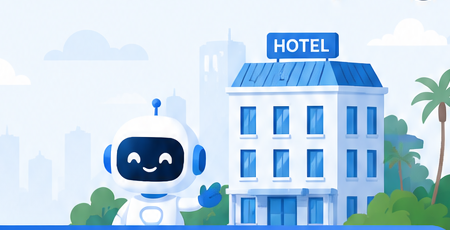
#> input picture frontend/assets/images/hotels/hotel-hero-reference.png, 450 x 230 px
$ python blend_hotel_hero.py
#> lines starting #> are read from the running program, lines starting #| are printed output that depends on the picture
from pathlib import Path
import math

from PIL import Image

src = Path(__file__).resolve().parents[1] / "assets/images/hotels/hotel-hero-reference.png"
dst = Path(__file__).resolve().parents[1] / "assets/images/hotels/hotel-hero-pageblend.png"

PAGE = (234, 242, 252)  # #EAF2FC
im = Image.open(src).convert("RGBA")
w, h = im.size
#> w = 450; h = 230
px = im.load()


def dist(a, b):
    return math.sqrt(sum((a[i] - b[i]) ** 2 for i in range(3)))


# Sample only the outer sky frame — avoid subjects / skyline / clouds.
sky_refs = []
for y in range(0, max(4, h // 16)):
    for x in range(0, w, 4):
        sky_refs.append(px[x, y][:3])
#> after the loop, sky_refs = 1582 items, first 6: (238, 246, 254), (239, 247, 253), (239, 246, 254), (239, 246, 253), (239, 247, 254), (239, 246, 253)
for y in range(0, h // 3, 4):
    for x in range(0, max(4, w // 16)):
        sky_refs.append(px[x, y][:3])
#> after the loop, sky_refs = 2114 items, first 6: (238, 246, 254), (239, 247, 253), (239, 246, 254), (239, 246, 253), (239, 247, 254), (239, 246, 253)
avg_sky = tuple(sum(c[i] for c in sky_refs) // len(sky_refs) for i in range(3))
#> avg_sky = (239, 246, 253)
print("avg sky", avg_sky, "size", w, h)
#| avg sky (239, 246, 253) size 450 230

out = Image.new("RGBA", (w, h))
#> out: PIL image 450x230 RGBA; every value is 0
opx = out.load()

for y in range(h):
    yn = y / (h - 1)
    for x in range(w):
        r, g, b, a = px[x, y]
        rgb = (r, g, b)
        d_sky = dist(rgb, avg_sky)
        lum = (r + g + b) / 3.0
        sat = (max(rgb) - min(rgb)) / (max(rgb) + 1.0)
        xn = x / (w - 1)

        # Preserve clouds (very bright) and skyline silhouettes (slightly darker / bluer).
        is_cloud = lum > 248 and sat < 0.08
        is_skyline = 175 < lum < 225 and b >= g and sat < 0.18 and yn < 0.55

        blend = 0.0

        # Gentle sky remap only for near-identical sky pixels.
        if not is_cloud and not is_skyline and d_sky < 14 and lum > 220 and sat < 0.18:
            blend = max(blend, 0.85 * (1.0 - d_sky / 14))

        # Soft left/top edge: only if already sky-like.
        if d_sky < 22 and lum > 215:
            left_fade = max(0.0, 1.0 - xn / 0.08) ** 1.6
            top_fade = max(0.0, 1.0 - yn / 0.07) ** 1.5
            blend = max(blend, left_fade * 0.55, top_fade * 0.45)

        # Footer blue bar only — keep lower foliage/subjects.
        if (
            yn > 0.91
            and b > 155
            and b > r + 35
            and b > g + 20
            and g < 175
            and r < 120
        ):
            blend = max(blend, min(1.0, (yn - 0.91) / 0.09))

        if blend <= 0:
            opx[x, y] = (r, g, b, a)
            continue

        nr = int(r + (PAGE[0] - r) * blend)
        ng = int(g + (PAGE[1] - g) * blend)
        nb = int(b + (PAGE[2] - b) * blend)
        opx[x, y] = (nr, ng, nb, a)
#> this loop made 230 passes
#> yn on passes 2 to 4: 0.00437, 0.00873, 0.0131

out.save(dst, optimize=True)
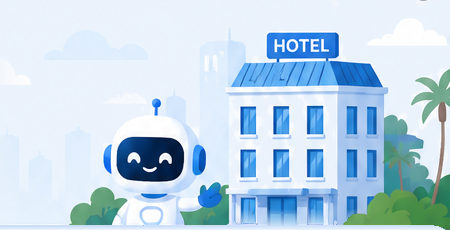
#> saved as hotel-hero-pageblend.png: PIL image 450x230 RGBA; mean R, G, B, A 189.7, 213.6, 231.1, 255
print("wrote", dst)
print("TL", out.getpixel((2, 2)), "cloud-ish mid-top", out.getpixel((w // 2, 20)))
#| TL (234, 242, 252, 255) cloud-ish mid-top (235, 243, 252, 255)
